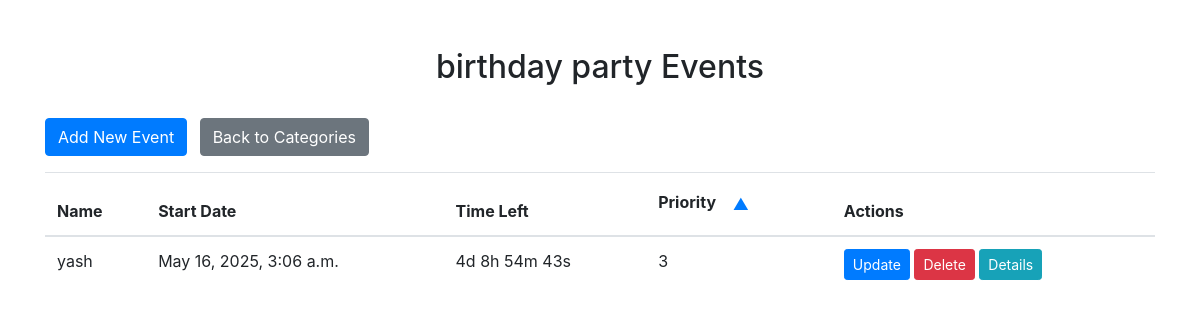
The page /categories/3/ on the database its author committed.
### event_management_system_app/models.py (models this page shows, shortened)
class Category(models.Model):
    name = models.CharField(max_length=100)

class Event(models.Model):
    name = models.CharField(max_length=100)
    category = models.ForeignKey(Category, on_delete=models.CASCADE)
    start_date = models.DateTimeField()
    end_date = models.DateTimeField()
    priority = models.IntegerField(default=1)
    description = models.TextField(default='')
    location = models.CharField(max_length=255, default='')
    organizer = models.CharField(max_length=100, default='')

### event_management_system_app/views.py (the view)
# urls.py: path('categories/<int:category_id>/', views.category_events, name='category_events'),
def category_events(request, category_id):
    category = get_object_or_404(Category, pk=category_id)
    events = category.event_set.all()
    return render(request, 'event_management_system_app/category_events.html', {'category': category, 'events': events})

### event_management_system_app/templates/event_management_system_app/category_events.html (shortened to what this page needs)
<!DOCTYPE html>
<html lang="en">
<head>
  <link rel="stylesheet" href="https://maxcdn.bootstrapcdn.com/bootstrap/4.5.2/css/bootstrap.min.css" />
</head>
<body>
  <div class="container mt-5">
    <h2 class="text-center">{{ category.name }} Events</h2>
    <br>
    <div class="mb-3">
      <a href="{% url 'create_event' %}" class="btn btn-primary">Add New Event</a>
      <a href="{% url 'category_list' %}" class="btn btn-secondary ml-2">Back to Categories</a>
    </div>
    <table id="eventTable" class="table">
      <thead>
        <tr>
          <th>Name</th>
          <th>Start Date</th>
          <th>Time Left</th>
          <th>Priority <button class="btn btn-link" onclick="sortByPriority()">▲</button></th>
          <th>Actions</th>
        </tr>
      </thead>
      <tbody>
        {% for event in events %}
          <tr>
            <td>{{ event.name }}</td>
            <td>{{ event.start_date }}</td>
            <td>
              <div id="countdown_{{ event.id }}" class="countdown-timer"></div>
            </td>
            <td>{{ event.priority }}</td>
            <td>
              <a href="{% url 'update_event' event.id %}" class="btn btn-primary btn-sm">Update</a>
              <form method="post" action="{% url 'delete_event' event.id %}" style="display: inline;">
                <button type="submit" class="btn btn-danger btn-sm">Delete</button>
              </form>
              <button type="button" class="btn btn-info btn-sm" data-toggle="modal" data-target="#eventModal_{{ event.id }}">Details</button>
            </td>
          </tr>
        {% endfor %}
      </tbody>
    </table>
  </div>
</body>
</html>

### rows shown on the page
Category: name "birthday party"
Event: name "yash", start_date "May 16, 2025, 3:06 a.m.", priority "3"
